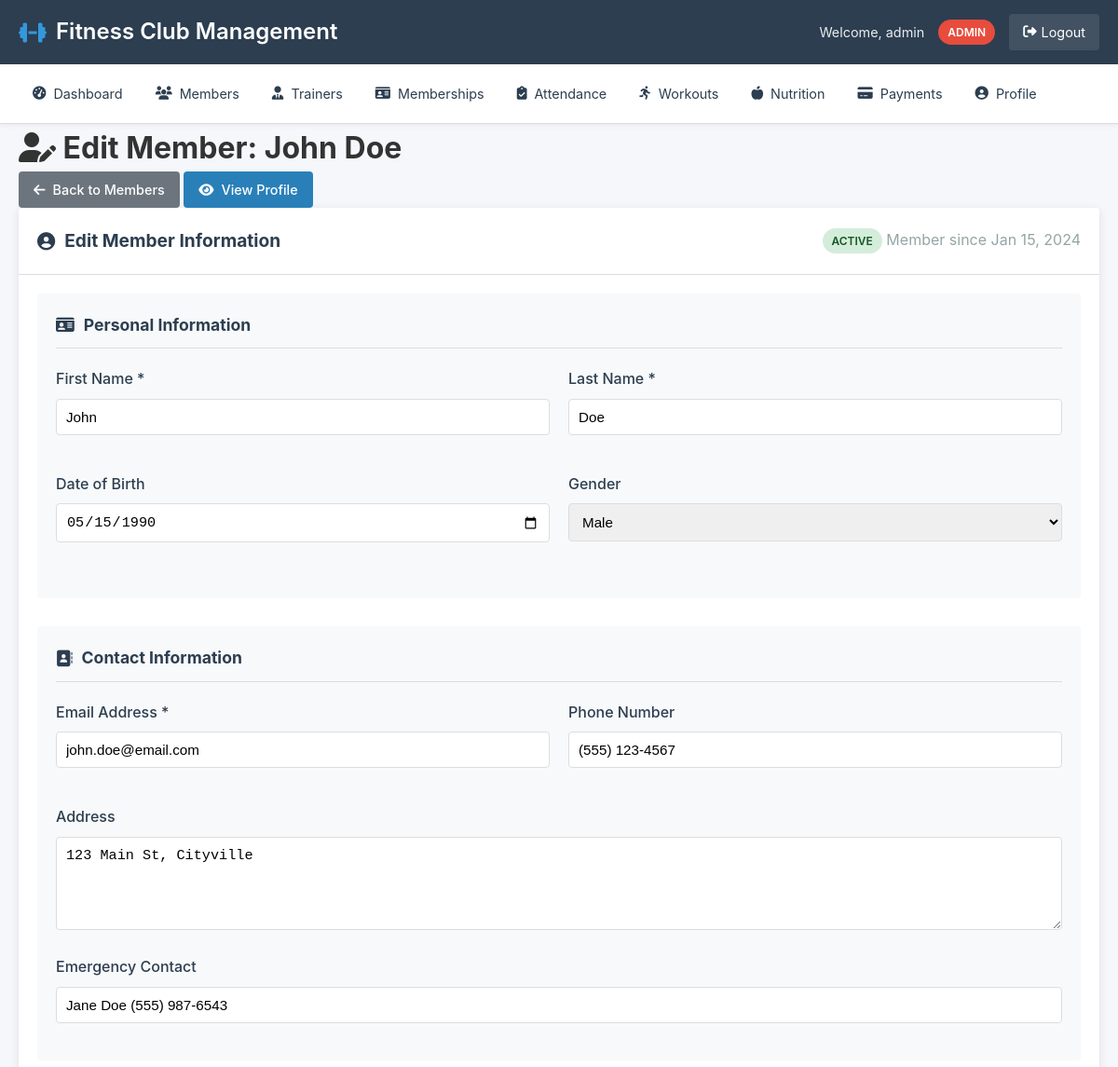
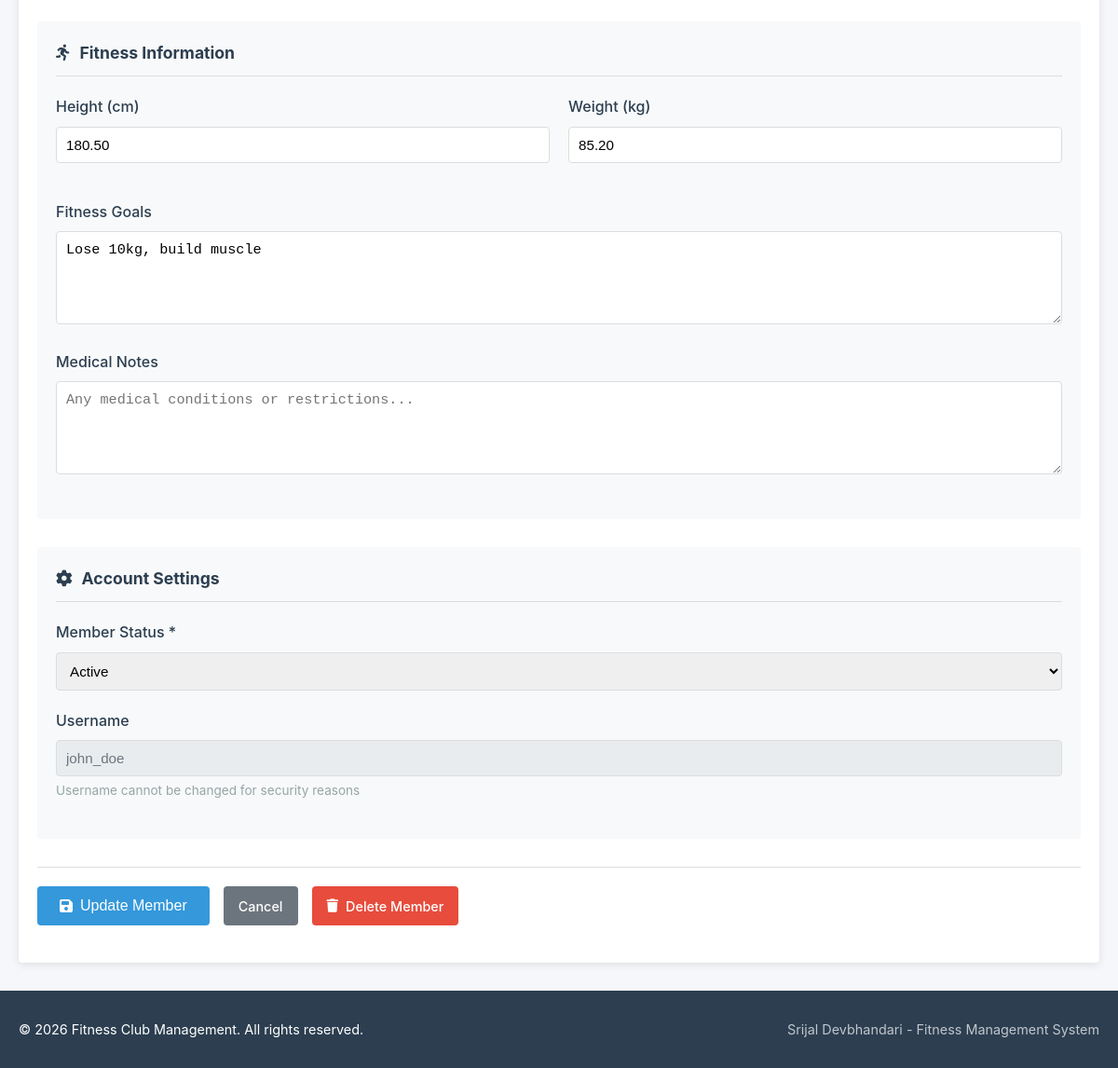
The page /members/edit.php?id=1 (signed in) on the database its author committed (2 pictures, top to bottom).
### tables this page shows
CREATE TABLE members (
    id INT PRIMARY KEY AUTO_INCREMENT,
    user_id INT UNIQUE,
    first_name VARCHAR(50) NOT NULL,
    last_name VARCHAR(50) NOT NULL,
    email VARCHAR(100) UNIQUE NOT NULL,
    phone VARCHAR(20),
    date_of_birth DATE,
    gender ENUM('Male', 'Female', 'Other'),
    address TEXT,
    emergency_contact VARCHAR(100),
    profile_image VARCHAR(255),
    join_date DATE DEFAULT CURRENT_DATE,
    status ENUM('Active', 'Inactive', 'Suspended') DEFAULT 'Active',
    fitness_goals TEXT,
    medical_notes TEXT,
    height_cm DECIMAL(5,2),
    weight_kg DECIMAL(5,2),
    created_at TIMESTAMP DEFAULT CURRENT_TIMESTAMP,
    updated_at TIMESTAMP DEFAULT CURRENT_TIMESTAMP ON UPDATE CURRENT_TIMESTAMP,
    FOREIGN KEY (user_id) REFERENCES users(id) ON DELETE CASCADE,
    INDEX idx_status (status),
    INDEX idx_name (first_name, last_name)
);

CREATE TABLE users (
    id INT PRIMARY KEY AUTO_INCREMENT,
    username VARCHAR(50) UNIQUE NOT NULL,
    email VARCHAR(100) UNIQUE NOT NULL,
    password_hash VARCHAR(255) NOT NULL,
    role ENUM('admin', 'trainer', 'member') DEFAULT 'member',
    created_at TIMESTAMP DEFAULT CURRENT_TIMESTAMP,
    last_login DATETIME,
    status ENUM('active', 'inactive') DEFAULT 'active'
);

### includes/functions.php (called while the page is built, shortened)
<?php
function has_role($role)
{
    return isset($_SESSION['user_role']) && $_SESSION['user_role'] === $role;
}
function is_admin()
{
    return has_role('admin');
}
function format_date($date_string)
{
    return date('M j, Y', strtotime($date_string));
}
function e($string)
{
    return htmlspecialchars($string ?? '', ENT_QUOTES, 'UTF-8');
}
function get_status_badge($status)
{
    $status_lower = strtolower($status);
    switch ($status_lower) {
        case 'active':
        case 'paid':
        case 'completed':
            return 'success';
    }
}
?>

### public/members/edit.php (the view, shortened to what this page needs)
<?php
require_once '../../config/config.php';
require_once '../../includes/functions.php';
include '../../includes/header.php';
$member_id = (int)$_GET['id'];
$stmt = $pdo->prepare("
    SELECT m.*, u.username, u.email as user_email
    FROM members m
    LEFT JOIN users u ON m.user_id = u.id
    WHERE m.id = ?
");
$stmt->execute([$member_id]);
$member = $stmt->fetch();
$form_data = [
    'first_name' => $member['first_name'],
    'last_name' => $member['last_name'],
    'email' => $member['email'],
    'phone' => $member['phone'] ?? '',
    'date_of_birth' => $member['date_of_birth'] ?? '',
    'gender' => $member['gender'] ?? '',
    'address' => $member['address'] ?? '',
    'emergency_contact' => $member['emergency_contact'] ?? '',
    'fitness_goals' => $member['fitness_goals'] ?? '',
    'medical_notes' => $member['medical_notes'] ?? '',
    'height_cm' => $member['height_cm'] ?? '',
    'weight_kg' => $member['weight_kg'] ?? '',
    'status' => $member['status']
];
?>
<div class="content-header">
    <h1><i class="fas fa-user-edit"></i> Edit Member: <?php echo e($member['first_name'] . ' ' . $member['last_name']); ?></h1>
    <div class="header-actions">
        <a href="index.php" class="btn btn-secondary">
            <i class="fas fa-arrow-left"></i> Back to Members
        </a>
        <a href="view.php?id=<?php echo e($member_id); ?>" class="btn btn-info">
            <i class="fas fa-eye"></i> View Profile
        </a>
    </div>
</div>
<div class="content-card">
    <div class="card-header">
        <h2><i class="fas fa-user-circle"></i> Edit Member Information</h2>
        <div class="member-info">
            <span class="badge <?php echo get_status_badge($member['status']); ?>">
                <?php echo e($member['status']); ?>
            </span>
            <span class="text-muted">Member since <?php echo e(format_date($member['join_date'])); ?></span>
        </div>
    </div>
    <div class="card-body">
        <form method="POST" action="" class="form-grid">
            <div class="form-section">
                <h3><i class="fas fa-id-card"></i> Personal Information</h3>
                <div class="form-row">
                    <div class="form-group">
                        <label for="first_name">First Name *</label>
                        <input type="text" id="first_name" name="first_name"
                               value="<?php echo e($form_data['first_name']); ?>" required
                               placeholder="Enter first name">
                    </div>
                    <div class="form-group">
                        <label for="last_name">Last Name *</label>
                        <input type="text" id="last_name" name="last_name"
                               value="<?php echo e($form_data['last_name']); ?>" required
                               placeholder="Enter last name">
                    </div>
                </div>
                <div class="form-row">
                    <div class="form-group">
                        <label for="date_of_birth">Date of Birth</label>
                        <input type="date" id="date_of_birth" name="date_of_birth"
                               value="<?php echo e($form_data['date_of_birth']); ?>"
                               max="<?php echo date('Y-m-d'); ?>">
                    </div>
                    <div class="form-group">
                        <label for="gender">Gender</label>
                        <select id="gender" name="gender">
                            <option value="Male" <?php echo $form_data['gender'] == 'Male' ? 'selected' : ''; ?>>Male</option>
                        </select>
                    </div>
                </div>
            </div>
            <div class="form-section">
                <h3><i class="fas fa-address-book"></i> Contact Information</h3>
                <div class="form-row">
                    <div class="form-group">
                        <label for="email">Email Address *</label>
                        <input type="email" id="email" name="email"
                               value="<?php echo e($form_data['email']); ?>" required
                               placeholder="member@example.com">
                    </div>
                    <div class="form-group">
                        <label for="phone">Phone Number</label>
                        <input type="tel" id="phone" name="phone"
                               value="<?php echo e($form_data['phone']); ?>"
                               placeholder="(123) 456-7890">
                    </div>
                </div>
                <div class="form-group">
                    <label for="address">Address</label>
                    <textarea id="address" name="address" rows="2"
                              placeholder="Enter full address"><?php echo e($form_data['address']); ?></textarea>
                </div>
                <div class="form-group">
                    <label for="emergency_contact">Emergency Contact</label>
                    <input type="text" id="emergency_contact" name="emergency_contact"
                           value="<?php echo e($form_data['emergency_contact']); ?>"
                           placeholder="Name and phone number">
                </div>
            </div>
            <div class="form-section">
                <h3><i class="fas fa-running"></i> Fitness Information</h3>
                <div class="form-row">
                    <div class="form-group">
                        <label for="height_cm">Height (cm)</label>
                        <input type="number" id="height_cm" name="height_cm"
                               value="<?php echo e($form_data['height_cm']); ?>" step="0.1"
                               placeholder="e.g., 175.5">
                    </div>
                    <div class="form-group">
                        <label for="weight_kg">Weight (kg)</label>
                        <input type="number" id="weight_kg" name="weight_kg"
                               value="<?php echo e($form_data['weight_kg']); ?>" step="0.1"
                               placeholder="e.g., 70.5">
                    </div>
                </div>
                <div class="form-group">
                    <label for="fitness_goals">Fitness Goals</label>
                    <textarea id="fitness_goals" name="fitness_goals" rows="3"
                              placeholder="Describe fitness goals..."><?php echo e($form_data['fitness_goals']); ?></textarea>
                </div>
                <div class="form-group">
                    <label for="medical_notes">Medical Notes</label>
                    <textarea id="medical_notes" name="medical_notes" rows="3"
                              placeholder="Any medical conditions or restrictions..."><?php echo e($form_data['medical_notes']); ?></textarea>
                </div>
            </div>
            <div class="form-section">
                <h3><i class="fas fa-cog"></i> Account Settings</h3>
                <div class="form-group">
                    <label for="status">Member Status *</label>
                    <select id="status" name="status" required>
                        <option value="Active" <?php echo $form_data['status'] == 'Active' ? 'selected' : ''; ?>>Active</option>
                    </select>
                </div>
                <div class="form-group">
                    <label>Username</label>
                    <input type="text" value="<?php echo e($member['username']); ?>" disabled
                           class="disabled-input"
                           title="Username cannot be changed">
                    <small class="form-text">Username cannot be changed for security reasons</small>
                </div>
            </div>
            <div class="form-actions">
                <button type="submit" class="btn btn-primary btn-lg">
                    <i class="fas fa-save"></i> Update Member
                </button>
                <a href="index.php" class="btn btn-secondary">Cancel</a>
                <?php if (is_admin()): ?>
                <a href="delete.php?id=<?php echo e($member_id); ?>" class="btn btn-danger"
                   onclick="return confirm('Are you sure you want to delete this member? This action cannot be undone.')">
                    <i class="fas fa-trash"></i> Delete Member
                </a>
                <?php endif; ?>
            </div>
        </form>
    </div>
</div>
<?php include '../../includes/footer.php'; ?>

### assets/css/style.css (style rules this page uses)
* { margin: 0; padding: 0; box-sizing: border-box; }
:root { --primary-color: #2c3e50; --secondary-color: #3498db; --success-color: #27ae60; --warning-color: #f39c12; --danger-color: #e74c3c; --info-color: #2980b9; --light-color: #ecf0f1; --dark-color: #2c3e50; --gray-color: #95a5a6; --border-color: #ddd; --shadow: 0 2px 10px rgba(0, 0, 0, 0.1); --border-radius: 4px; --transition: all 0.3s ease; }
body { font-family: -apple-system, BlinkMacSystemFont, 'Segoe UI', Roboto, Oxygen, Ubuntu, sans-serif; line-height: 1.6; color: #333; background-color: #f5f7fa; min-height: 100vh; display: flex; flex-direction: column; }
.content-card { background: white; border-radius: var(--border-radius); box-shadow: var(--shadow); margin-bottom: 30px; overflow: hidden; }
.card-header { padding: 20px; border-bottom: 1px solid var(--border-color); display: flex; justify-content: space-between; align-items: center; }
.card-header h2 { font-size: 1.2rem; color: var(--dark-color); display: flex; align-items: center; gap: 10px; }
.card-body { padding: 20px; }
.status-badge, .badge { display: inline-block; padding: 4px 10px; border-radius: 20px; font-size: 0.75rem; font-weight: 600; text-transform: uppercase; }
.status-badge.success, .badge.success { background-color: #d4edda; color: #155724; }
.btn { display: inline-flex; align-items: center; justify-content: center; gap: 8px; padding: 8px 16px; border: none; border-radius: var(--border-radius); font-size: 0.9rem; font-weight: 500; text-decoration: none; cursor: pointer; transition: var(--transition); white-space: nowrap; }
.btn-lg { padding: 12px 24px; font-size: 1rem; }
.btn-primary { background-color: var(--secondary-color); color: white; }
.btn-secondary { background-color: #6c757d; color: white; }
.btn-danger { background-color: var(--danger-color); color: white; }
.btn-info { background-color: var(--info-color); color: white; }
.form-grid { display: flex; flex-direction: column; gap: 30px; }
.form-section { background: #f8f9fa; border-radius: var(--border-radius); padding: 20px; }
.form-section h3 { font-size: 1.1rem; color: var(--dark-color); margin-bottom: 20px; display: flex; align-items: center; gap: 10px; padding-bottom: 10px; border-bottom: 1px solid var(--border-color); }
.form-row { display: grid; grid-template-columns: repeat(auto-fit, minmax(250px, 1fr)); gap: 20px; margin-bottom: 20px; }
.form-group { margin-bottom: 20px; }
.form-group label { display: block; margin-bottom: 8px; font-weight: 500; color: var(--dark-color); display: flex; align-items: center; gap: 8px; }
.form-group input, .form-group select, .form-group textarea { width: 100%; padding: 10px; border: 1px solid var(--border-color); border-radius: var(--border-radius); font-size: 0.95rem; transition: var(--transition); }
.form-group textarea { min-height: 100px; resize: vertical; }
.disabled-input { background-color: #e9ecef; color: #6c757d; cursor: not-allowed; }
.form-text { display: block; margin-top: 5px; font-size: 0.85rem; color: var(--gray-color); }
.form-actions { display: flex; gap: 15px; padding: 20px 0; border-top: 1px solid var(--border-color); }
.text-muted { color: var(--gray-color) !important; }

### rows shown on the page
members: first_name+last_name "John Doe", status "ACTIVE", join_date "Jan 15, 2024", first_name "John", last_name "Doe", date_of_birth "05/15/1990", gender "Male", email "john.doe@email.com", phone "(555) 123-4567", address "123 Main St, Cityville", emergency_contact "Jane Doe (555) 987-6543", height_cm "180.50", weight_kg "85.20", fitness_goals "Lose 10kg, build muscle", status "Active", user.username "john_doe"

### other values the page prints
SITE_NAME "Fitness Club Management"
$_SESSION['user_name'] "admin"
$_SESSION['user_role'] "ADMIN"
